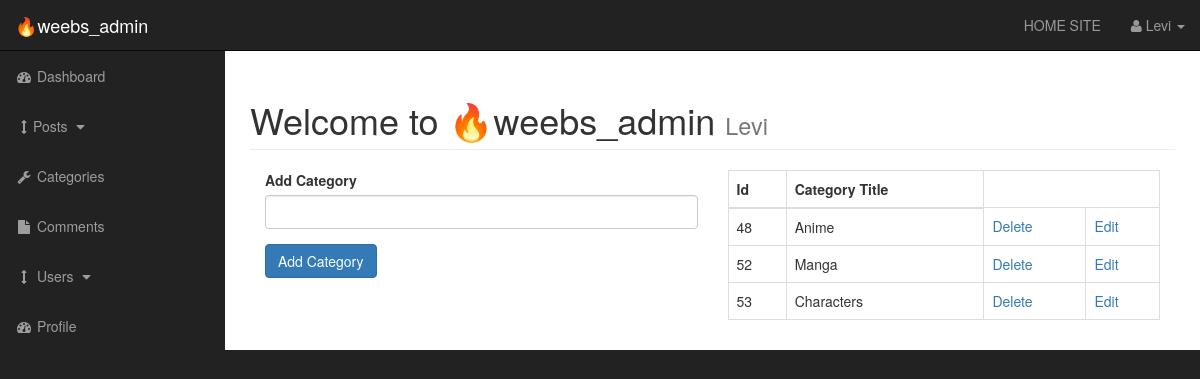
The app's page /admin/categories.php (signed in) with its own data.
### tables this page shows
CREATE TABLE `categories` (
  `cat_id` int(3) NOT NULL,
  `cat_title` varchar(255) NOT NULL
);

### admin/categories.php (the view, shortened to what this page needs)
<?php include "includes/admin_header.php" ?>
    <div id="wrapper">
        <?php include "includes/admin_navigation.php" ?>
<div id="page-wrapper">
<div class="container-fluid">
    <div class="row">
        <div class="col-lg-12">
            <h1 class="page-header">
                Welcome to 🔥weebs_admin
                <small> <?php
                            if(isset($_SESSION['username'])) {
                            echo $_SESSION['username'];
                            }?></small>
            </h1>
            <div class="col-xs-6">
    <form action="" method="post">
      <div class="form-group">
         <label for="cat-title">Add Category</label>
          <input type="text" class="form-control" name="cat_title">
      </div>
       <div class="form-group">
          <input class="btn btn-primary" type="submit" name="submit" value="Add Category">
      </div>
    </form>
    </div>
            <div class="col-xs-6">
    <table class="table table-bordered table-hover">
        <thead>
            <tr>
                <th>Id</th>
                <th>Category Title</th>
            </tr>
        </thead>
        <tbody>
        <?php
    $query = "SELECT * FROM categories";
    $select_categories = mysqli_query($connection,$query);
    while($row = mysqli_fetch_assoc($select_categories)) {
    $cat_id = $row['cat_id'];
    $cat_title = $row['cat_title'];
    echo "<tr>";
    echo "<td>{$cat_id}</td>";
    echo "<td>{$cat_title}</td>";
   echo "<td><a href='categories.php?delete={$cat_id}'>Delete</a></td>";
   echo "<td><a href='categories.php?edit={$cat_id}'>Edit</a></td>";
    echo "</tr>";
    }
?>
        </tbody>
    </table>
                </div>
            </div>
        </div>
    </div>
</div>
    <?php include "includes/admin_footer.php" ?>

### admin/css/sb-admin.css (style rules this page uses)
body { margin-top: 100px; background-color: #222; }
@media (min-width:768px) { body { margin-top: 50px; } }
#wrapper { padding-left: 0; }
#page-wrapper { width: 100%; padding: 0; background-color: #fff; }
@media (min-width:768px) { #wrapper { padding-left: 225px; } }
@media (min-width:768px) { #page-wrapper { padding: 10px; } }

### records on screen
categories: cat_id "48", cat_title "Anime"
categories: cat_id "52", cat_title "Manga"
categories: cat_id "53", cat_title "Characters"

### other values on screen
$_SESSION['username'] "Levi"
